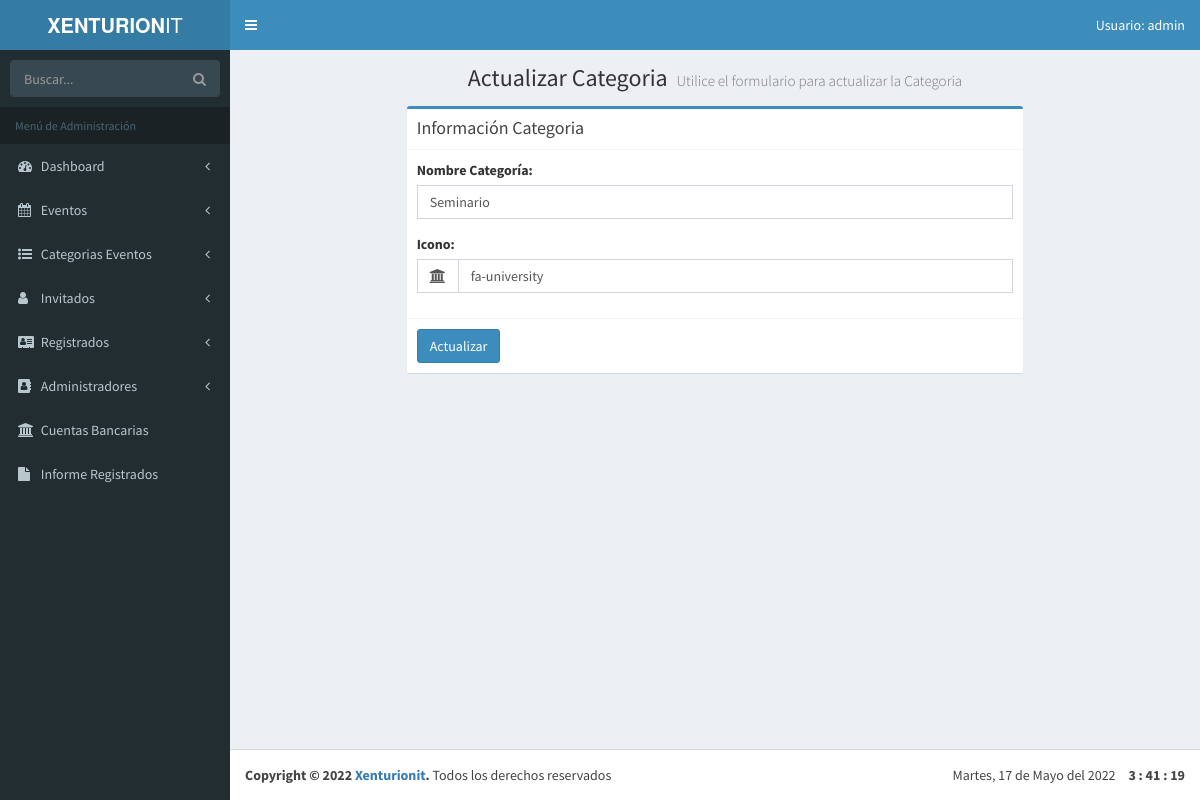
Before: /admin/editar-categoria.php?id=1 (signed in) with the older database file.
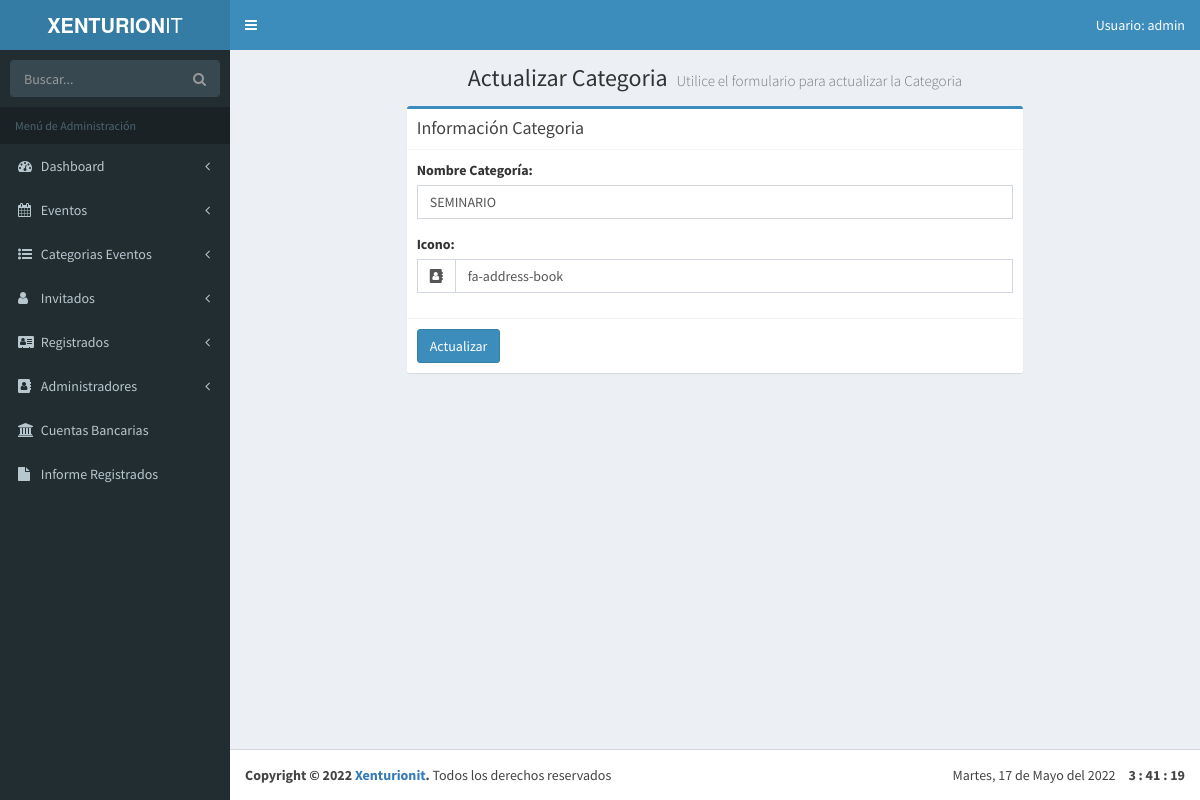
After: the same page with the newer database file.
### tables this page shows
CREATE TABLE `categoria_evento` (
                                    `id_categoria` tinyint(10) NOT NULL AUTO_INCREMENT,
                                    `cat_evento` varchar(50) NOT NULL,
                                    `icono` varchar(15) NOT NULL,
                                    `actualizado` datetime NOT NULL,
                                    PRIMARY KEY (`id_categoria`)
);

### admin/editar-categoria.php (the view, shortened to what this page needs)
<?php
    include_once 'funciones/funciones.php';
    include_once 'templates/header.php';
     $id = $_GET['id'];
     if (!filter_var($id, FILTER_VALIDATE_INT)):
        die('ERROR!');
     else:
?>
<body  class="hold-transition skin-blue fixed sidebar-mini" data-elemento="Eventos">
    <div class="wrapper">
        <?php include_once 'templates/barra.php'; ?>
        <?php include_once 'templates/navegacion.php'; ?>
  <div class="content-wrapper">
    <section class="content-header">
      <h1 class="text-center">
        Actualizar Categoria
        <small>Utilice el formulario para actualizar la Categoria</small>
      </h1>
    </section>
    <section class="content">
            <div class="row">
                <div class="col-lg-8 col-lg-offset-2">
                    <div class="box box-primary">
                            <div class="box-header with-border">
                                <h3 class="box-title">Información Categoria</h3>
                            </div>
                                <?php
                                    $sql = "SELECT * FROM `categoria_evento` WHERE `id_categoria` = $id";
                                    $res = $conn->query($sql);
                                    $categoria = $res->fetch_assoc();
                                ?>
                                <form role="form" id="guardar-registro" action="modelo-categoria.php" method="post">
                                    <div class="box-body">
                                            <div class="form-group">
                                                <label for="nombre_evento">Nombre Categoría: </label>
                                                <input type="text" class="form-control" id="categoria" name="categoria" value="<?php echo $categoria['cat_evento']; ?>">
                                            </div>
                                            <div class="form-group">
                                                <label>Icono:</label>
                                                <div class="input-group">
                                                    <div class="input-group-addon">
                                                         <i class="fa fa-lock" aria-hidden="true"></i>
                                                    </div>
                                                    <input id="icono" type="text" name="icono" class="form-control pull-right" placeholder="fa-icon" value="<?php echo $categoria['icono']; ?>" >
                                                </div>
                                            </div>
                                    </div>
                                    <div class="box-footer">
                                        <button type="submit" name="actualizar" id="actualizar" class="btn btn-primary btn_actualizar_admin">Actualizar</button>
                                    </div>
                                </form>
                    </div>
                </div>
            </div>
    </section>
  </div>
<?php
  include_once 'templates/footer.php';
  include_once 'templates/footer-scripts.php';
  endif;
?>

Changed rows visible on the page:
changed categoria_evento: categoria "Seminario" → "SEMINARIO"; icono "fa-university" → "fa-address-book"
